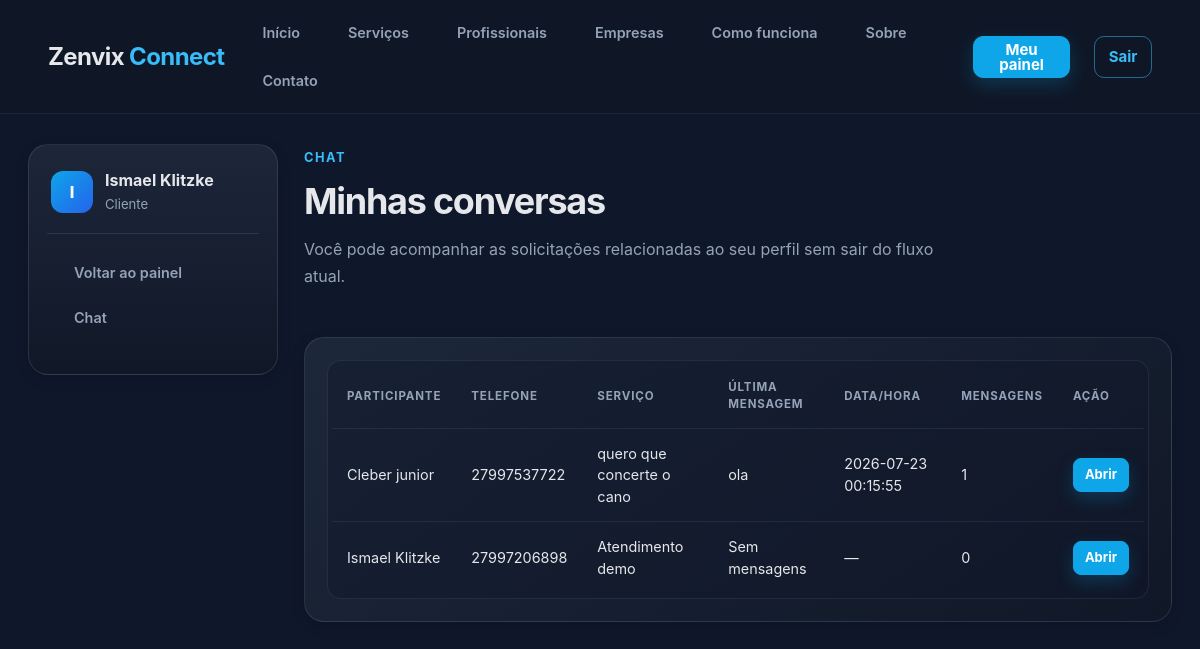
The page /chat/ (signed in) on the database its author committed.
### tables this page shows
CREATE TABLE usuarios (
            id INTEGER PRIMARY KEY AUTOINCREMENT,
            nome TEXT NOT NULL,
            email TEXT NOT NULL UNIQUE,
            senha TEXT NOT NULL,
            telefone TEXT,
            cidade TEXT,
            tipo TEXT NOT NULL
        , bio TEXT, especialidade TEXT, empresa_nome TEXT, estado TEXT, bairro TEXT, cpf TEXT, documento TEXT, foto_perfil TEXT, cnpj TEXT, documento_empresa TEXT, logo_empresa TEXT, approval_status TEXT, deletion_requested INTEGER DEFAULT 0, rejection_reason TEXT, status_online TEXT DEFAULT 'offline', TEXT, ultimo_acesso TEXT);

CREATE TABLE mensagens (
            id INTEGER PRIMARY KEY AUTOINCREMENT,
            servico_id INTEGER,
            remetente_id INTEGER,
            mensagem TEXT,
            criado_em TEXT,
            FOREIGN KEY(servico_id) REFERENCES servicos(id),
            FOREIGN KEY(remetente_id) REFERENCES usuarios(id)
        );

### app.py (the view)
@app.route("/chat", strict_slashes=False)
@app.route("/chat/", strict_slashes=False)
def chat_index():
    if "user_id" not in session:
        flash("Faça login para acessar o chat.", "error")
        return redirect(url_for("login"))
    user = get_user_by_id(session["user_id"])
    if not user:
        flash("Usuário não encontrado.", "error")
        return redirect(url_for("login"))
    if session.get("user_type") == ADMIN_USER_TYPE:
        service_conversations = get_all_chat_conversations()
        services = []
        admin_view = True
    else:
        service_conversations = get_chat_conversations_for_user(session["user_id"])
        services = get_services_for_user(session["user_id"], user["tipo"])
        admin_view = False
    return render_template(
        "chat/index.html",
        user=user,
        service_conversations=service_conversations,
        services=services,
        admin_view=admin_view,
    )

### app.py (called while the page is built, shortened)
def get_db():
    if "db" not in g:
        g.db = sqlite3.connect(DATABASE_PATH)
        g.db.row_factory = sqlite3.Row
    return g.db

def get_user_by_id(user_id):
    db = get_db()
    return db.execute("SELECT * FROM usuarios WHERE id = ?", (user_id,)).fetchone()

def get_services_for_user(user_id, user_type):
    db = get_db()
    if user_type == "cliente":
        return db.execute(
            """
            SELECT s.*, u.nome AS profissional_nome, u.tipo AS profissional_tipo
            FROM servicos s
            LEFT JOIN usuarios u ON s.profissional_id = u.id
            WHERE s.cliente_id = ?
            ORDER BY s.id DESC
            """,
            (user_id,),
        ).fetchall()

@app.before_request
def before_request():
    get_db()
    if session.get("user_id"):
        user = get_user_by_id(session["user_id"])
        if user:
            db = get_db()
            db.execute(
                "UPDATE usuarios SET status_online = 'online', ultimo_acesso = datetime('now') WHERE id = ?",
                (user["id"],),
            )
            db.commit()
            session["approval_status"] = user["approval_status"] or "Ativo"
            session["user_name"] = user["nome"]
            session["user_type"] = user["tipo"]

@app.teardown_appcontext
def teardown_appcontext(exception):
    close_db(exception)

### templates/chat/index.html (shortened to what this page needs)
{% extends "layouts/base.html" %}
{% block content %}
<div class="dashboard-shell">
    <aside class="dashboard-sidebar">
        <div class="sidebar-brand">
            <div class="avatar avatar-large">{{ user['nome'][0]|upper }}</div>
            <div>
                <h2>{{ user['nome'] }}</h2>
                <p>{{ user['tipo']|capitalize }}</p>
            </div>
        </div>
        <nav class="sidebar-nav">
            <a href="{{ url_for('dashboard') }}">Voltar ao painel</a>
            <a href="{{ url_for('chat_index') }}" class="active">Chat</a>
        </nav>
    </aside>
    <main class="dashboard-main">
        <section class="section-header">
            <div>
                <span class="section-badge">Chat</span>
                <h1>Minhas conversas</h1>
                <p>Você pode acompanhar as solicitações relacionadas ao seu perfil sem sair do fluxo atual.</p>
            </div>
        </section>
        {% if service_conversations %}
        <section class="dashboard-panel">
            <div class="table-wrapper">
                <table class="dashboard-table">
                    <thead>
                        <tr>
                            <th>Participante</th>
                            <th>Telefone</th>
                            <th>Serviço</th>
                            <th>Última mensagem</th>
                            <th>Data/Hora</th>
                            <th>Mensagens</th>
                            <th>Ação</th>
                        </tr>
                    </thead>
                    <tbody>
                        {% for item in service_conversations %}
                        <tr>
                            <td>{{ item.participant_name }}</td>
                            <td>{{ item.participant_phone or '—' }}</td>
                            <td>{{ item.service_label }}</td>
                            <td>{{ item.last_message }}</td>
                            <td>{{ item.last_message_time }}</td>
                            <td>{{ item.message_count }}</td>
                            <td><a href="/servico/{{ item.service_id }}/chat"
                                    class="button button-primary button-small">Abrir</a></td>
                        </tr>
                        {% endfor %}
                    </tbody>
                </table>
            </div>
        </section>
        {% endif %}
    </main>
</div>
{% endblock %}

### static/css/style.css (style rules this page uses)
nav a { margin-left: 16px; text-decoration: none; }
.button { display: inline-flex; align-items: center; justify-content: center; padding: 12px 20px; border-radius: 999px; border: none; cursor: pointer; text-decoration: none; font-weight: 600; transition: transform 0.25s ease, background-color 0.25s ease, color 0.25s ease, box-shadow 0.25s ease; }
.button-primary { background: #0EA5E9; color: white; }
.section-header { display: flex; justify-content: space-between; align-items: center; gap: 18px; margin-bottom: 24px; }
.section-header span { color: #38BDF8; font-weight: 700; text-transform: uppercase; letter-spacing: 0.12em; font-size: 0.8rem; }
.table-wrapper { overflow-x: auto; margin-top: 24px; border-radius: 24px; background: rgba(255, 255, 255, 0.03); padding: 12px; }
.button-small { padding: 8px 14px; font-size: 0.92rem; }

### rows shown on the page
usuarios: nome "I", nome "Ismael Klitzke", tipo "Cliente"
mensagens: participant_name "Cleber junior", participant_phone "27997537722", service_label "quero que concerte o cano", last_message "ola", last_message_time "2026-07-23 00:15:55", message_count "1"

### other values the page prints
{{ item.participant_name }} "Ismael Klitzke"
{{ item.participant_phone or '—' }} "27997206898"
{{ item.service_label }} "Atendimento demo"
{{ item.last_message }} "Sem mensagens"
{{ item.last_message_time }} "—"
{{ item.message_count }} "0"
